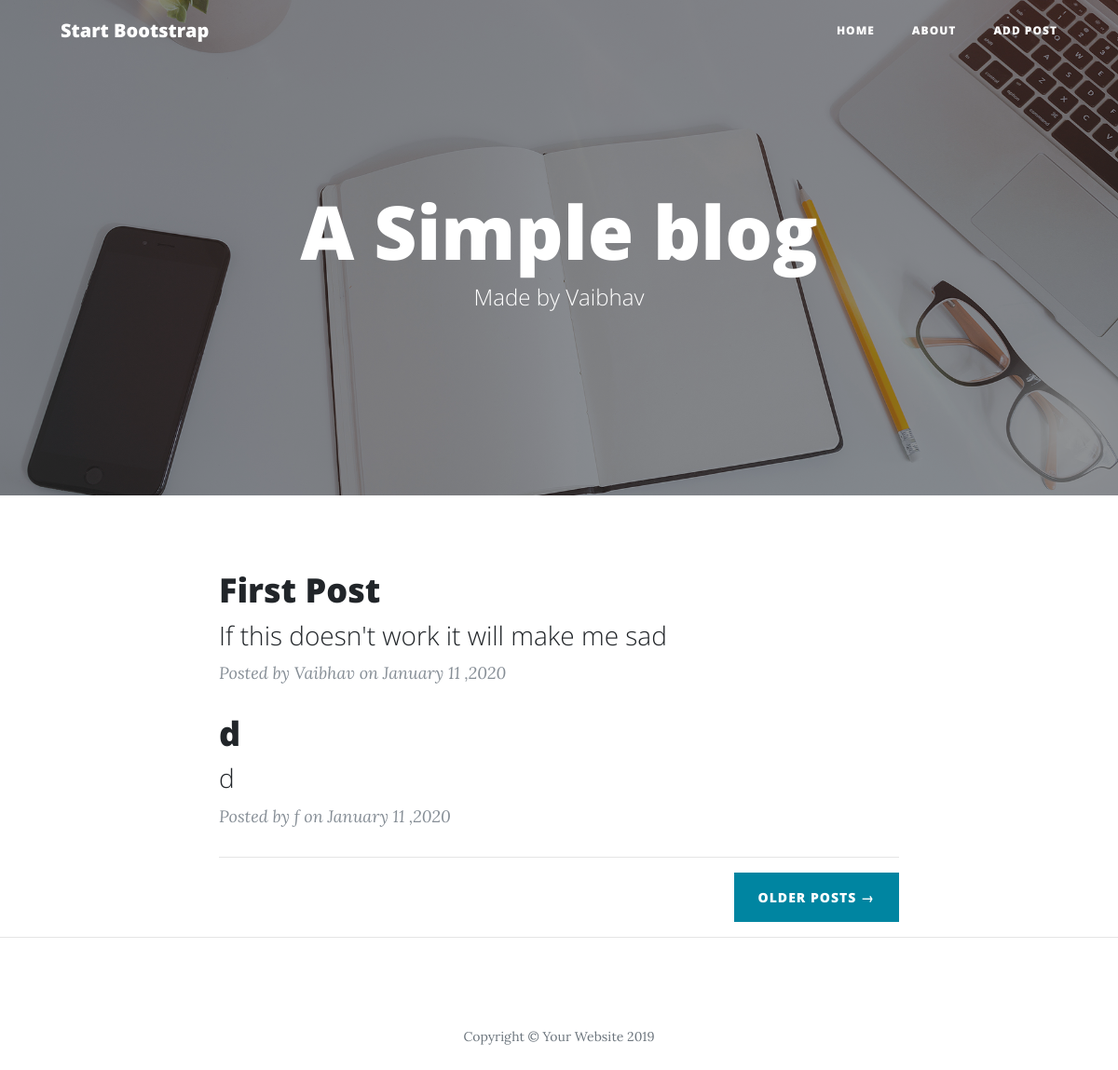
The page / on the database its author committed.
### app.py (models this page shows)
class Blogpost(db.Model):
    id = db.Column(db.Integer,primary_key=True)
    title = db.Column(db.String(50))
    subtitle = db.Column(db.String(50))
    author = db.Column(db.String(20))
    date_posted = db.Column(db.DateTime)
    content = db.Column(db.Text)

### app.py (the view)
@app.route('/')
def index():
    posts = Blogpost.query.order_by(Blogpost.date_posted.desc()).all()
    return render_template('index.html',posts=posts)

### templates/index.html (shortened to what this page needs)
<!DOCTYPE html>
<html lang="en">
<head>
  <link href="{{url_for('static',filename='bootstrap.min.css')}}" rel="stylesheet">
  <link href="{{url_for('static',filename='fontawesome.min.css')}}" rel="stylesheet" type="text/css">
  <link href="{{url_for('static',filename='clean-blog.min.css')}}" rel="stylesheet">
</head>
<body>
  <nav class="navbar navbar-expand-lg navbar-light fixed-top" id="mainNav">
    <div class="container">
      <a class="navbar-brand" href="{{url_for('index')}}">Start Bootstrap</a>
      <div class="collapse navbar-collapse" id="navbarResponsive">
        <ul class="navbar-nav ml-auto">
          <li class="nav-item">
            <a class="nav-link" href="{{url_for('index')}}">Home</a>
          </li>
          <li class="nav-item">
            <a class="nav-link" href="{{url_for('about')}}">About</a>
          </li>
          <li class="nav-item">
            <a class="nav-link" href="{{url_for('add')}}">Add Post</a>
          </li>
        </ul>
      </div>
    </div>
  </nav>
  <header class="masthead" style="background-image: url({{url_for('static',filename='home-bg.jpg')}})">
    <div class="overlay"></div>
    <div class="container">
      <div class="row">
        <div class="col-lg-8 col-md-10 mx-auto">
          <div class="site-heading">
            <h1>A Simple blog</h1>
            <span class="subheading">Made by Vaibhav</span>
          </div>
        </div>
      </div>
    </div>
  </header>
  <div class="container">
    <div class="row">
      <div class="col-lg-8 col-md-10 mx-auto">
        {% for post in posts %}
        <div class="post-preview">
          <a href="{{url_for('post',post_id=post.id)}}">
            <h2 class="post-title">
              {{post.title}}
            </h2>
            <h3 class="post-subtitle">
              {{post.subtitle}}
            </h3>
          </a>
          <p class="post-meta">Posted by
            {{post.author}}
            on {{post.date_posted.strftime('%B %d ,%Y')}}</p>
        </div>
        {% endfor %}
        <hr>
        <div class="clearfix">
          <a class="btn btn-primary float-right" href="#">Older Posts &rarr;</a>
        </div>
      </div>
    </div>
  </div>
  <hr>
  <footer>
    <div class="container">
      <div class="row">
        <div class="col-lg-8 col-md-10 mx-auto">
          <p class="copyright text-muted">Copyright &copy; Your Website 2019</p>
        </div>
      </div>
    </div>
  </footer>
</body>
</html>

### rows shown on the page
Blogpost: title "First Post", subtitle "If this doesn't work it will make me sad", author "Vaibhav", date_posted "January 11 ,2020"
Blogpost: title "d", subtitle "d", author "f", date_posted "January 11 ,2020"
